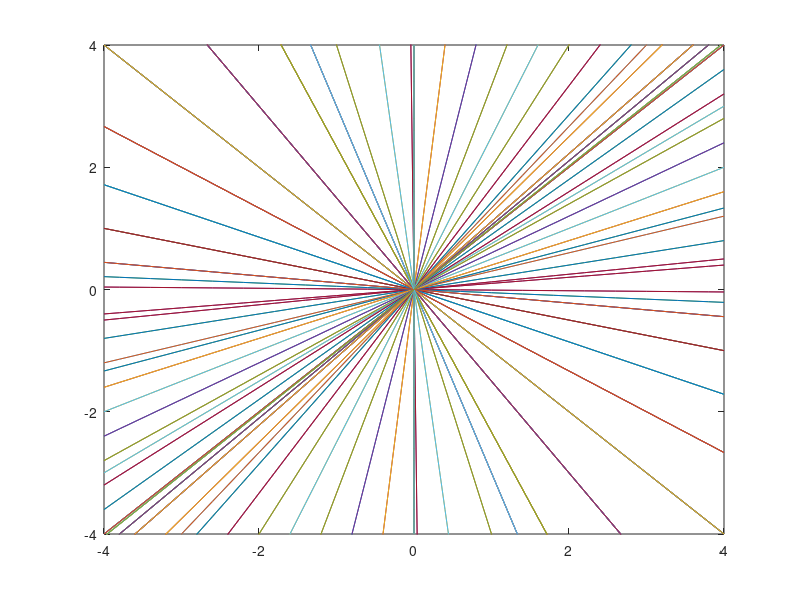

The MATLAB script that drew this image:
% clear;      
% close;

%% Creating Bishop Hill stress state matrix from the text file named: BHfile.txt

B = fopen('BHfile.txt');
BH = textscan(B, ' %f %f %f %f %f %f');
fclose(B);

%% ppt details
f = 0.008;
sigma_bar = 10000e6;
tau = 88e6;


%% Euler angle input block-  optional
% !! need to change the code
% prompt = 'Please input euler angles [phi1,phi,phi2] \n';
% g_matrix = input(prompt);
% l_g = 1;

%% Reading the orientation file

prompt = 'The euler angle file name with .txt extension \n';
g_vectorfile = input(prompt);                        
g = fopen(g_vectorfile);                            
g_matrix = textscan(g, '%f %f %f');               
l_g =  length(g_matrix{1,1});

%% Reading the strain file

S = fopen('strains.txt');
strain = textscan(S, ' %f %f %f ');
l_s =  length(strain{1,1});
fclose(S);
% YieldLocusData = struct();
% CrystalData =struct();
M = zeros(1,l_s);
Nbar = zeros(1,l_s);
wt = zeros(1,l_s);
ro = zeros(1,l_s);
Meff_g = zeros(1,l_s);
Meff = zeros(1,l_s);

    for u=1:1:l_s
         e_ext=[strain{1,1}(u),0,0;0,strain{1,2}(u),0;0,0,strain{1,3}(u)];
         Wmax= zeros(1,l_g);
         N = zeros(1,l_g);
         w = zeros(1,l_g);
        for c=1:1:l_g
            
            
            A = DC_matrix_function(g_matrix{1,1}(c),g_matrix{1,2}(c),g_matrix{1,3}(c));
            [e]= transform_e_function(e_ext,A);
            [N(c),w(c)]= Nxtal_calc_function1(A,e_ext);    % Added
            W= zeros(1,56);
            BH_state = zeros(56,6);
            
                    for m=1:1:56 

                        W(m)= -(BH{1,2}(m)*e(1,1))+ BH{1,1}(m)*e(2,2)+ BH{1,4}(m)*(e(2,3)+e(3,2))+BH{1,5}(m)*(e(1,3)+e(3,1))+BH{1,6}(m)*(e(1,2)+e(2,1));
                        BH_state(m,:) = [BH{1,1}(m),BH{1,2}(m),BH{1,3}(m),BH{1,4}(m),BH{1,5}(m),BH{1,6}(m)]; % [A,B,C,F,G,H]
                    end
                    
                    Wmax(c)= max(abs(W)); %/e_ext(1,1);
        
%         CrystalData(u).M = Wmax;
%         CrystalData(u).Nbar = N/e_ext(1,1);
%         CrystalData(u).wt = w;
%         CrystalData(u).Rho = -strain{1,2}(u)/strain{1,1}(u); 
%         
%         YieldLocusData(c).Ori= [g_matrix{1,1}(c),g_matrix{1,2}(c),g_matrix{1,3}(c)];
%         YieldLocusData(c).Data = CrystalData;

          Meff_g(c) = (1-f)*Wmax(c) + f*w(c)*N(c)*sigma_bar/(tau);
        
        end
        Meff(u) = mean(Meff_g)/e_ext(1,1);
%         Nbar(u) = mean(N);%/e_ext(1,1);
%         wt(u) = mean(w);%/e_ext(1,1);
        ro(u) = -strain{1,2}(u)/strain{1,1}(u);
    end 
% save('YieldLocus_Data')


%% Plot input data preparation


% ro = zeros(1,39);
% M = zeros(1,39);
% Data = YieldLocusData;
% p = 1;
% rho_l = length(Data(1,1).Data);

% for p = 1:1:l_s
% Meff(p) = (1-f)*M(p) + f*wt(p)*Nbar(p)*sigma_bar/(tau);
% end

figure
for k = 1:1:l_s
if (ro(k) == 0) 
        Y = -4:0.2:4;
        X = Meff(k)*ones(numel(Y));
    else
    X = -4:0.2:4;
    c = -Meff(k);    
    Y = (X+c)/ro(k);    
end    
    plot(X,Y,'-')
    hold on
end

% For negative M values

for k = 1:1:l_s
if (ro(k) == 0) 
        Y = -4:0.2:4;
        X = -Meff(k)*ones(numel(Y));
    else
    X = -4:0.2:4;
    c = Meff(k);    
    Y = (X+c)/ro(k);    
end    
    plot(X,Y,'-')
    hold on
end

xlim([-4 4]);
ylim([-4 4]);
hold off


